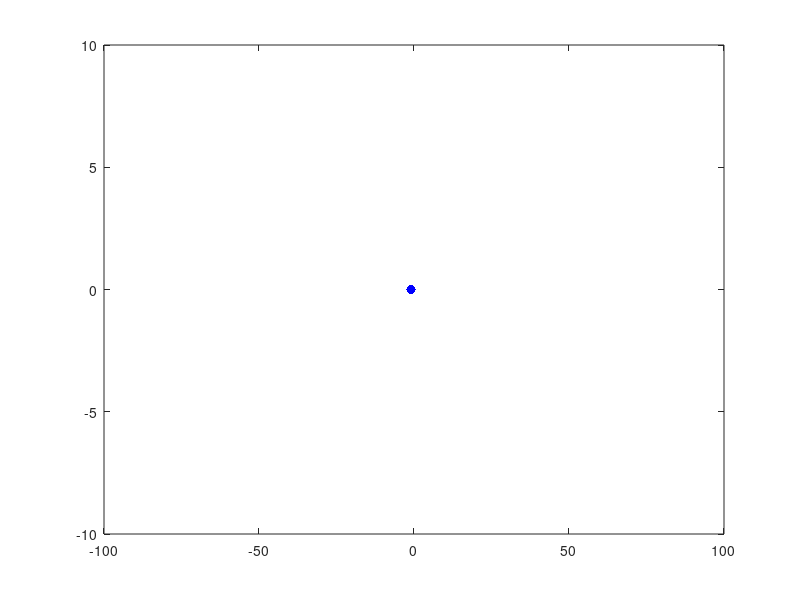

The MATLAB source for this figure:
function M = save_animation()

figure();

x0 = -100;
y0 = 0;
for idx = 1:100
   cla;
   plot(x0,y0,'b.','MarkerSize',20) 
   x0 = x0+1;
   y0 = 0;
   axis([-100 100 -10 10])
   drawnow
   
   M(idx) = getframe;
end

%%%%Run this code in the command window using the following syntax

%%% >> M = save_animation()

%%% >> movie(M)
